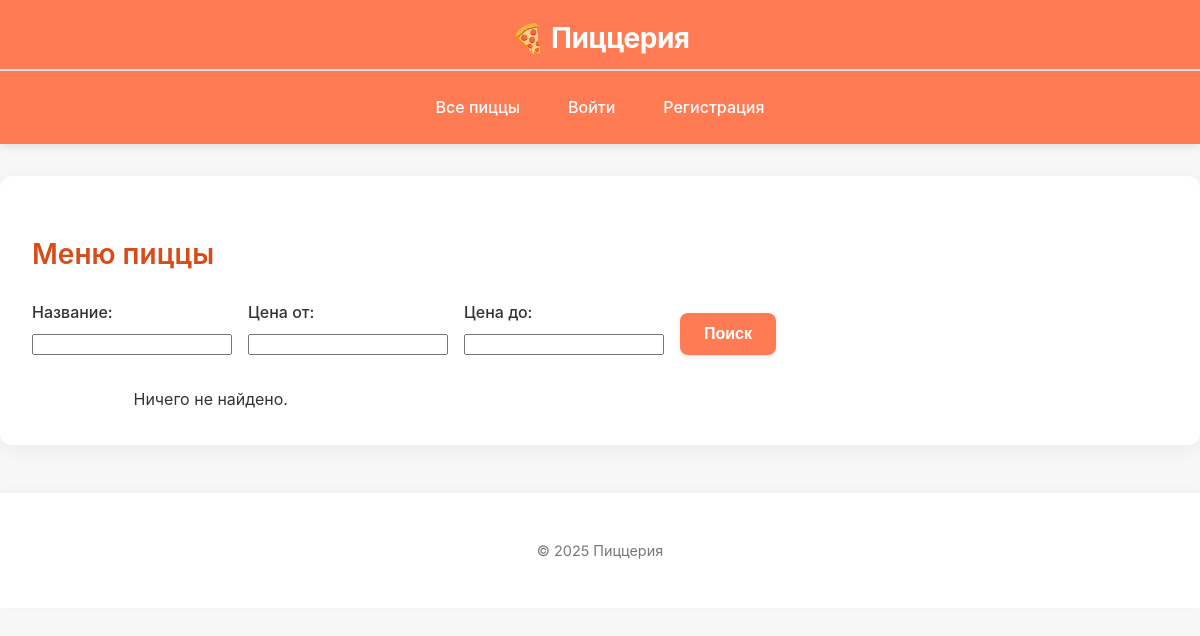
Before: / with the older database file.
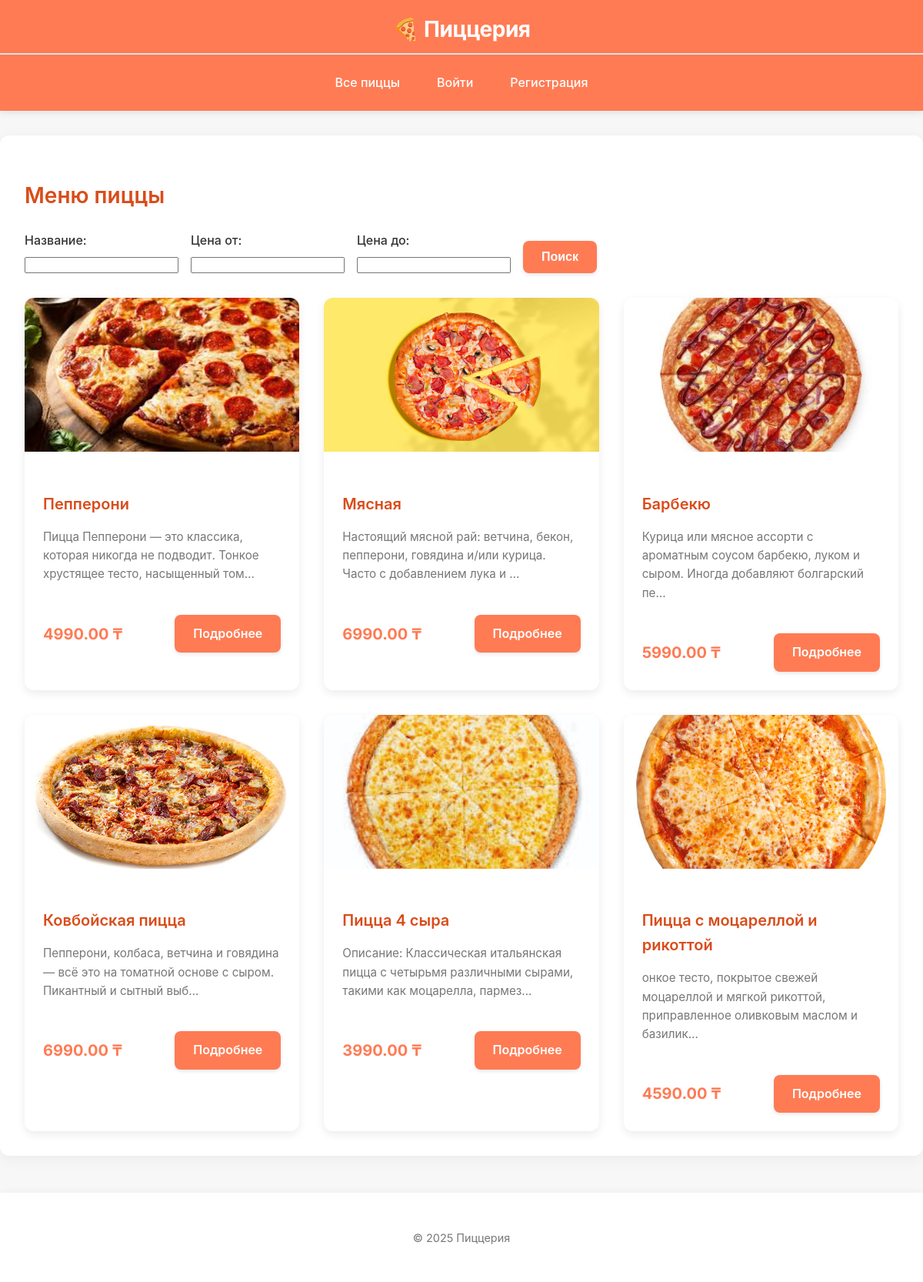
After: the same page with the newer database file.
### pizza/models.py (models this page shows, shortened)
class Pizza(models.Model):
    name = models.CharField(max_length=200)
    description = models.TextField()
    price = models.DecimalField(max_digits=6, decimal_places=2)
    image = models.ImageField(upload_to='pizza/')
    category = models.ForeignKey(Category, on_delete=models.SET_NULL, null=True, blank=True, related_name='pizzas')

### pizza/views.py (the view, shortened to what this page needs)
# urls.py: path('', views.pizza_list, name='pizza_list'),
def pizza_list(request):
    pizzas = Pizza.objects.all()
    form = PizzaFilterForm(request.GET or None)
    return render(request, 'pizza/pizza_list.html', {'pizzas': pizzas, 'form': form})

### pizza/forms.py
class PizzaFilterForm(forms.Form):
    name = forms.CharField(label='Название', required=False)
    min_price = forms.DecimalField(label='Цена от', required=False, min_value=0)
    max_price = forms.DecimalField(label='Цена до', required=False, min_value=0)

### pizza/templates/pizza/pizza_list.html (shortened to what this page needs)
{% extends 'base.html' %}
{% load static %}
{% block content %}
<div class="animate-fade">
    <div class="flex justify-between items-center mb-6">
        <h2>Меню пиццы</h2>
    </div>
    <form method="get" class="filter-container mb-6">
        <div class="filter-group">
            <label class="filter-label">Название:</label>
            {{ form.name }}
        </div>
        <div class="filter-group">
            <label class="filter-label">Цена от:</label>
            {{ form.min_price }}
        </div>
        <div class="filter-group">
            <label class="filter-label">Цена до:</label>
            {{ form.max_price }}
        </div>
        <button type="submit" class="btn btn-primary align-self-end">Поиск</button>
    </form>
    <div class="pizza-grid">
        {% for pizza in pizzas %}
        <div class="pizza-card animate-fade">
            {% if pizza.image %}
                <img src="{{ pizza.image.url }}" alt="{{ pizza.name }}" class="pizza-img">
            {% else %}
                <img src="{% static 'default_pizza.jpg' %}" alt="Нет изображения" class="pizza-img">
            {% endif %}
            <div class="pizza-body">
                <h3 class="pizza-title">{{ pizza.name }}</h3>
                <p class="pizza-description">{{ pizza.description|truncatechars:100 }}</p>
            </div>
            <div class="pizza-footer">
                <span class="pizza-price">{{ pizza.price }} ₸</span>
                <a href="{% url 'pizza_detail' pizza.pk %}" class="btn btn-primary">Подробнее</a>
            </div>
        </div>
        {% empty %}
        <div class="text-center py-4">Ничего не найдено.</div>
        {% endfor %}
    </div>
</div>
{% endblock %}

### templates/base.html (shortened to what this page needs)
{% load static %}
<!DOCTYPE html>
<html lang="ru">
<head>
    <link rel="stylesheet" href="{% static 'css/styles.css' %}">
</head>
<body>
    <header>
        <h1><a href="{% url 'pizza_list' %}">🍕 Пиццерия</a></h1>
        <nav>
            <a href="{% url 'pizza_list' %}">Все пиццы</a>
            {% if user.is_authenticated %}
                <a href="{% url 'profile' %}">Профиль</a>
                <a href="{% url 'logout' %}">Выйти</a>
            {% else %}
                <a href="{% url 'login' %}">Войти</a>
                <a href="{% url 'register' %}">Регистрация</a>
            {% endif %}
        </nav>
    </header>
    <main class="container">
        {% block content %}
        {% endblock %}
    </main>
    <footer>
        <p>© 2025 Пиццерия</p>
    </footer>
</body>
</html>

### static/css/styles.css (style rules this page uses)
:root { --primary-color: #FF7B54; --primary-light: #FFB26B; --primary-dark: #D94C1A; --secondary-color: #939B62; --background: #F7F7F7; --card-bg: #FFFFFF; --text-color: #333333; --text-light: #777777; --border-color: #E0E0E0; --success-color: #4CAF50; --warning-color: #FF9800; --error-color: #F44336; }
body { font-family: 'Inter', -apple-system, BlinkMacSystemFont, 'Segoe UI', Roboto, Oxygen, Ubuntu, Cantarell, sans-serif; background-color: var(--background); color: var(--text-color); margin: 0; padding: 0; line-height: 1.6; }
header { background-color: var(--primary-color); color: white; padding: 1rem 0; text-align: center; box-shadow: 0 2px 10px rgba(0, 0, 0, 0.1); position: sticky; top: 0; z-index: 100; transition: all 0.3s ease; }
header h1 { margin: 0; font-size: 1.75rem; font-weight: 700; letter-spacing: -0.5px; }
header h1 a { color: white; text-decoration: none; display: inline-flex; align-items: center; gap: 0.5rem; }
nav { margin-top: 1rem; display: flex; justify-content: center; flex-wrap: wrap; gap: 1rem; }
nav a { color: white; font-weight: 500; text-decoration: none; padding: 0.5rem 1rem; border-radius: 6px; transition: all 0.2s ease; position: relative; }
nav a::after { content: ''; position: absolute; bottom: -2px; left: 50%; width: 0; height: 2px; background: white; transition: all 0.3s ease; transform: translateX(-50%); }
.container { max-width: 1200px; margin: 2rem auto; padding: 2rem; background-color: var(--card-bg); border-radius: 12px; box-shadow: 0 4px 20px rgba(0, 0, 0, 0.05); }
h1, h2, h3 { color: var(--primary-dark); margin-bottom: 1.5rem; font-weight: 600; }
h1 { font-size: 2rem; border-bottom: 2px solid var(--border-color); padding-bottom: 0.5rem; }
h2 { font-size: 1.75rem; }
h3 { font-size: 1.5rem; }
a { color: var(--primary-color); text-decoration: none; transition: color 0.2s ease; }
button, .btn { padding: 0.75rem 1.5rem; font-size: 1rem; border: none; border-radius: 8px; cursor: pointer; font-weight: 600; transition: all 0.3s ease; display: inline-flex; align-items: center; justify-content: center; gap: 0.5rem; box-shadow: 0 2px 5px rgba(0, 0, 0, 0.1); }
button.btn-primary, .btn-primary { background-color: var(--primary-color); color: white; }
.filter-container { display: flex; flex-wrap: wrap; gap: 1rem; margin-bottom: 2rem; align-items: flex-end; }
.filter-group { display: flex; flex-direction: column; min-width: 200px; }
.filter-label { margin-bottom: 0.5rem; font-weight: 500; }
.pizza-grid { display: grid; grid-template-columns: repeat(auto-fill, minmax(280px, 1fr)); gap: 2rem; margin-top: 2rem; }
.pizza-card { background: white; border-radius: 12px; overflow: hidden; box-shadow: 0 4px 12px rgba(0, 0, 0, 0.08); transition: transform 0.3s ease, box-shadow 0.3s ease; }
.pizza-img { width: 100%; height: 200px; object-fit: cover; }
.pizza-body { padding: 1.5rem; }
.pizza-title { font-size: 1.25rem; margin-bottom: 0.75rem; color: var(--primary-dark); }
.pizza-description { color: var(--text-light); margin-bottom: 1rem; font-size: 0.95rem; }
.pizza-footer { display: flex; justify-content: space-between; align-items: center; padding: 0 1.5rem 1.5rem; }
.pizza-price { font-weight: 700; font-size: 1.25rem; color: var(--primary-color); }
footer { text-align: center; padding: 2rem; color: var(--text-light); font-size: 0.9rem; background-color: white; margin-top: 3rem; box-shadow: 0 -2px 10px rgba(0, 0, 0, 0.03); }
.animate-fade { animation: fadeIn 0.5s ease forwards; }

Changed rows visible on the page:
added Pizza: image (picture), name "Пепперони", description "Пицца Пепперони — это классика, которая никогда не подводит. Тонкое хрустящее тесто, насыщенный том…", price "4990.00"
added Pizza: image (picture), name "Мясная", description "Настоящий мясной рай: ветчина, бекон, пепперони, говядина и/или курица. Часто с добавлением лука и …", price "6990.00"
added Pizza: image (picture), name "Барбекю", description "Курица или мясное ассорти с ароматным соусом барбекю, луком и сыром. Иногда добавляют болгарский пе…", price "5990.00"
added Pizza: image (picture), name "Ковбойская пицца", description "Пепперони, колбаса, ветчина и говядина — всё это на томатной основе с сыром. Пикантный и сытный выб…", price "6990.00"
added Pizza: image (picture), name "Пицца 4 сыра", description "Описание: Классическая итальянская пицца с четырьмя различными сырами, такими как моцарелла, пармез…", price "3990.00"
added Pizza: image (picture), name "Пицца с моцареллой и рикоттой", description "онкое тесто, покрытое свежей моцареллой и мягкой рикоттой, приправленное оливковым маслом и базилик…", price "4590.00"
Other visible differences:
text no longer shown: "Ничего не найдено."
